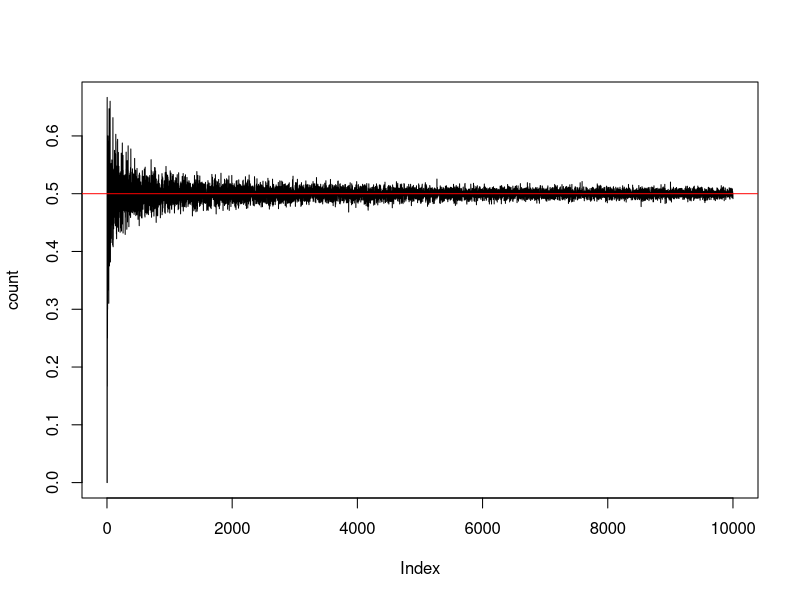

Write R code to recreate this figure.
monte <- function(n) 
{
	count <- 0 
	#initilize variable named count that count 
	#how many random number gives in the range of  1 > 0.5 
	for (i in 1:n)
	{# Repeat n times 
		if(runif(1)>0.5) 
		{# if the rundom number given by the function funif() in the range of  1 > 0.5 
		 #then increment count by one
			count <- count +1 
		}
	}
	#devide counter by total number of random number we pick
	return (count/n)

}
plotMonte <- function(n)
{
	count <- c()
	#define array(or vector) named count
	for (i in 1:n)
	{
		count <- c(count, monte(i))
		#stack a pair of count and result from monte function in to count 
	}
	plot(count, type = "l")
	#pot the result 
	par(new = T)
	#allow rewrite plot
}

monte(10000)
#call monte function with n = 10000
plotMonte(10000)
#call plotMonte function with n = 10000
abline(h = 0.5, col = "red")
#drow a red line with hight = 0.5